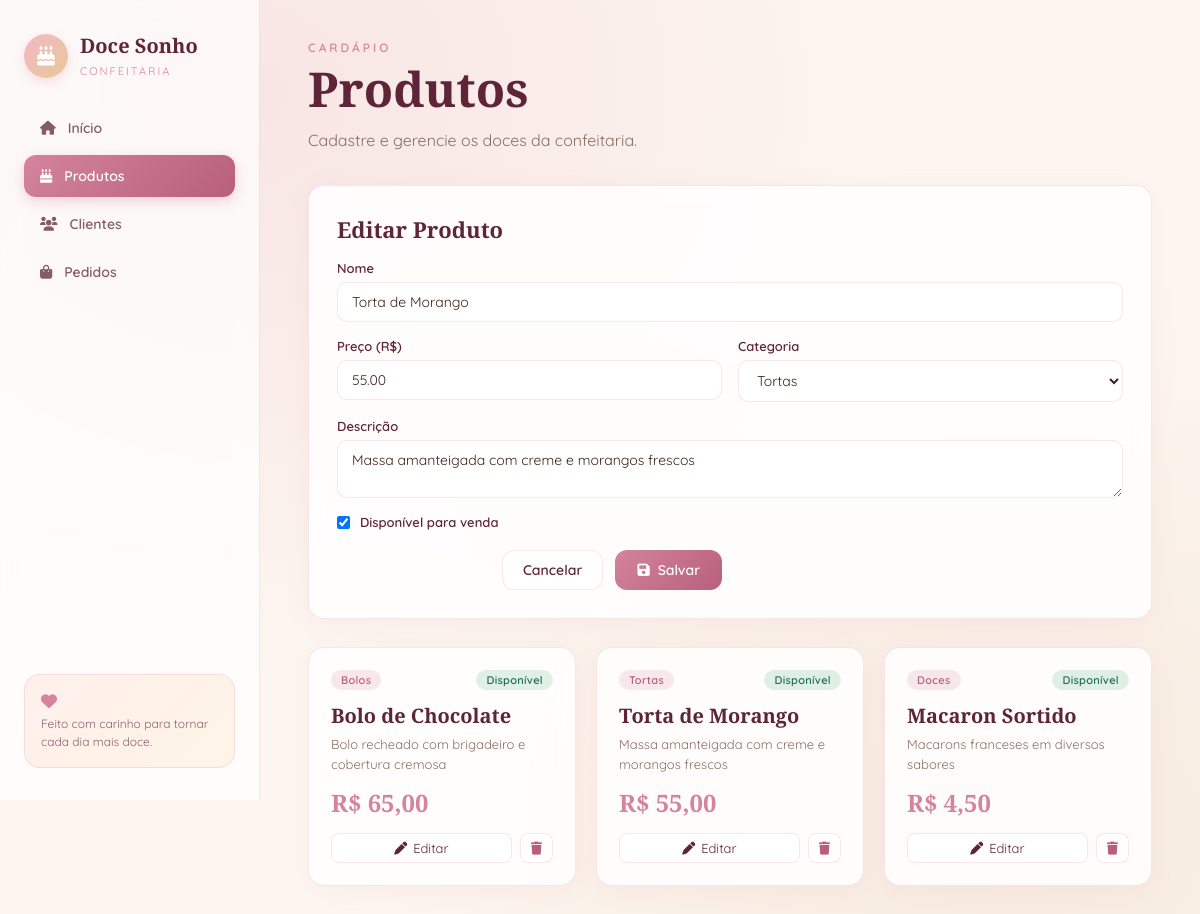
The page /produtos.php?edit=2 (signed in) on the database its author committed.
### tables this page shows
CREATE TABLE IF NOT EXISTS produtos (
    id INT AUTO_INCREMENT PRIMARY KEY,
    nome VARCHAR(150) NOT NULL,
    preco DECIMAL(10,2) NOT NULL,
    descricao TEXT,
    categoria VARCHAR(50) DEFAULT 'Geral',
    disponivel TINYINT(1) DEFAULT 1,
    criado_em DATETIME DEFAULT CURRENT_TIMESTAMP
);

### db.php (called while the page is built, shortened)
<?php
function h($value)
{
    return htmlspecialchars((string) $value, ENT_QUOTES, 'UTF-8');
}
function listarProdutos($pdo)
{
    return $pdo->query("SELECT * FROM produtos ORDER BY criado_em DESC")->fetchAll();
}
function obterProduto($pdo, $id)
{
    $stmt = $pdo->prepare("SELECT * FROM produtos WHERE id = ?");
    $stmt->execute([$id]);
    return $stmt->fetch();
}

### produtos.php (the view, shortened to what this page needs)
<?php
include 'db.php';
$editando = null;
if (isset($_GET['edit'])) {
    $editando = obterProduto($pdo, (int) $_GET['edit']);
}
$produtos = listarProdutos($pdo);
$categorias = ['Bolos', 'Tortas', 'Doces', 'Salgados', 'Bebidas', 'Geral'];
?>
<!DOCTYPE html>
<html lang="pt-BR">
<head>
    <link rel="stylesheet" href="style.css">
    <link href="https://cdnjs.cloudflare.com/ajax/libs/font-awesome/6.0.0/css/all.min.css" rel="stylesheet">
</head>
<body>
    <div class="layout">
        <?php include 'sidebar.php'; ?>
        <main class="main">
            <header class="page-header">
                <p class="eyebrow">Cardápio</p>
                <h1 class="title">Produtos</h1>
                <p class="subtitle">Cadastre e gerencie os doces da confeitaria.</p>
            </header>
            <section class="card form-card">
                <h2 class="card-title">
                    <?= $editando ? 'Editar Produto' : 'Novo Produto' ?>
                </h2>
                <form method="POST" class="form-grid">
                    <div class=" field col-2">
                    <label>Nome</label>
                    <input type="text" name="nome" required value="<?= h($editando['nome'] ?? '') ?>">
                    </div>
                    <div class=" field">
                    <label>Preço (R$)</label>
                    <input type="number" step="0.01" name="preco" required value="<?= h($editando['preco'] ?? '') ?>">
                    </div>
                    <div class=" field">
                    <label>Categoria</label>
                    <select name="categoria">
                        <?php foreach ($categorias as $c): ?>
                            <option value="<?= h($c) ?>"
                                        <?= ($editando['categoria'] ?? 'Geral') === $c ? 'selected' : '' ?>>
                                        <?= h($c) ?>
                                    </option>
                            <?php endforeach; ?>
                        </select>
                    </div>
                    <div class=" field col-2">
                            <label>Descrição</label>
                            <textarea name="descricao" rows="2"><?= h($editando['descricao'] ?? '') ?></textarea>
    </div>
    <div class="field switch-field col-2">
        <label>
            <input type="checkbox" name="disponivel" <?= (!$editando || $editando['disponivel']) ? 'checked' : '' ?>>
            Disponível para venda
        </label>
    </div>
    <div class="actions col-2">
        <?php if ($editando): ?>
            <a href="produtos.php" class="btn-outline">Cancelar</a>
        <?php endif; ?>
        <button type="submit" class="btn-rose"><i class="fas fa-save"></i>
            <?= $editando ? 'Salvar' : 'Criar' ?>
        </button>
    </div>
    </form>
    </section>
    <section class="grid-cards">
        <?php if (empty($produtos)): ?>
            <div class="empty"><i class="fas fa-birthday-cake"></i>
                <p>Nenhum produto ainda. Cadastre o primeiro!</p>
            </div>
        <?php else: ?>
            <?php foreach ($produtos as $p): ?>
                <div class="prod-card">
                    <div class="prod-badges">
                        <span class="badge rose">
                            <?= h($p['categoria']) ?>
                        </span>
                        <?php if ($p['disponivel']): ?>
                            <span class="badge green">Disponível</span>
                        <?php else: ?>
                            <span class="badge gray">Indisponível</span>
                        <?php endif; ?>
                    </div>
                    <h3>
                        <?= h($p['nome']) ?>
                    </h3>
                    <p class="prod-desc">
                        <?= h($p['descricao'] ?: 'Sem descrição') ?>
                    </p>
                    <p class="prod-price">R$
                        <?= number_format($p['preco'], 2, ',', '.') ?>
                    </p>
                    <div class="card-actions">
                        <a href="produtos.php?edit=<?= $p['id'] ?>" class=" btn-outline-sm"><i class="fas
                                        fa-pen"></i> Editar</a>
                        <a href="produtos.php?delete=<?= $p['id'] ?>" onclick=" return confirm('Excluir este produto?')"
                            class="btn-danger-sm"><i class="fas fa-trash"></i></a>
                    </div>
                </div>
            <?php endforeach; ?>
        <?php endif; ?>
    </section>
    </main>
    </div>
</body>
</html>

### style.css (style rules this page uses)
* { box-sizing: border-box; margin: 0; padding: 0; }
:root { --rose: #d4849c; --rose-dark: #b85f7c; --rose-deep: #5e2538; --gold: #c89968; --cream: #fdf6f0; --soft: #fff8f3; --border: rgba(214, 132, 156, 0.2); --text: #3d2418; --muted: #8a6e60; }
body { font-family: 'Quicksand', sans-serif; background: var(--cream); background-image: radial-gradient(at 20% 10%, rgba(214, 132, 156, 0.15) 0, transparent 50%), radial-gradient(at 85% 90%, rgba(200, 153, 104, 0.12) 0, transparent 50%); color: var(--text); min-height: 100vh; }
a { color: inherit; text-decoration: none; }
.layout { display: flex; min-height: 100vh; }
.main { flex: 1; padding: 40px 48px; max-width: 1200px; margin: 0 auto; width: 100%; }
.page-header { margin-bottom: 32px; }
.eyebrow { font-size: 12px; letter-spacing: 3px; text-transform: uppercase; color: var(--rose); font-weight: 600; margin-bottom: 8px; }
.title { font-family: 'Playfair Display', serif; font-size: 48px; font-weight: 700; color: var(--rose-deep); line-height: 1.1; }
.subtitle { color: var(--muted); margin-top: 12px; max-width: 560px; line-height: 1.6; }
.card, .stat-card, .quick-card, .prod-card, .order-card, .pending-banner { background: rgba(255, 255, 255, 0.85); backdrop-filter: blur(8px); border: 1px solid var(--border); border-radius: 16px; box-shadow: 0 4px 24px rgba(214, 132, 156, 0.08); }
.card-title { font-family: 'Playfair Display', serif; font-size: 22px; color: var(--rose-deep); margin-bottom: 16px; }
.form-card { padding: 28px; margin-bottom: 28px; }
.form-grid { display: grid; grid-template-columns: 1fr 1fr; gap: 16px; }
.field { display: flex; flex-direction: column; gap: 6px; }
.field.col-2 { grid-column: 1 / -1; }
.field label { font-size: 13px; font-weight: 600; color: var(--rose-deep); }
.field input, .field select, .field textarea { padding: 10px 14px; border: 1px solid var(--border); border-radius: 10px; font-family: inherit; font-size: 14px; background: white; color: var(--text); outline: none; transition: all 0.2s ease; }
.switch-field label { display: flex; align-items: center; gap: 10px; cursor: pointer; }
.switch-field input { width: auto; }
.actions { display: flex; gap: 12px; justify-content: flex-end; margin-top: 4px; }
.btn-rose { padding: 11px 22px; border: 0; border-radius: 12px; background: linear-gradient(135deg, var(--rose), var(--rose-dark)); color: white; font-weight: 600; cursor: pointer; font-family: inherit; font-size: 14px; display: inline-flex; align-items: center; gap: 8px; transition: all 0.25s ease; }
.btn-outline { padding: 10px 20px; border: 1px solid var(--border); border-radius: 12px; background: white; color: var(--rose-deep); font-weight: 600; cursor: pointer; font-family: inherit; font-size: 14px; }
.btn-outline-sm, .btn-danger-sm { padding: 6px 10px; border-radius: 8px; font-size: 13px; border: 1px solid var(--border); background: white; display: inline-flex; align-items: center; gap: 6px; cursor: pointer; transition: all 0.2s ease; }
.btn-outline-sm { color: var(--rose-deep); }
.btn-danger-sm { color: var(--rose-dark); }
.grid-cards { display: grid; grid-template-columns: repeat(3, 1fr); gap: 20px; }
.prod-card { padding: 22px; display: flex; flex-direction: column; }
.prod-badges { display: flex; justify-content: space-between; margin-bottom: 12px; }
.prod-card h3 { font-family: 'Playfair Display', serif; font-size: 20px; color: var(--rose-deep); margin-bottom: 6px; }
.prod-desc { font-size: 13px; color: var(--muted); flex: 1; margin-bottom: 12px; line-height: 1.5; }
.prod-price { font-family: 'Playfair Display', serif; font-size: 24px; color: var(--rose); font-weight: 700; margin-bottom: 14px; }
.card-actions { display: flex; gap: 8px; }
.card-actions .btn-outline-sm { flex: 1; justify-content: center; }
.badge { display: inline-block; padding: 3px 10px; border-radius: 999px; font-size: 11px; font-weight: 600; letter-spacing: 0.3px; }
.badge.rose { background: rgba(214, 132, 156, 0.18); color: var(--rose-dark); }
.badge.green { background: rgba(46, 160, 110, 0.15); color: #1e6f4d; }

### rows shown on the page
produtos: nome "Torta de Morango", preco "55.00", descricao "Massa amanteigada com creme e morangos frescos", disponivel "☑", categoria "Tortas", shows "Disponível", preco "55,00"
produtos: categoria "Bolos", disponivel "Disponível", nome "Bolo de Chocolate", descricao "Bolo recheado com brigadeiro e cobertura cremosa", preco "65,00"
produtos: categoria "Doces", disponivel "Disponível", nome "Macaron Sortido", descricao "Macarons franceses em diversos sabores", preco "4,50"

### other values the page prints
form field categoria "Tortas"
